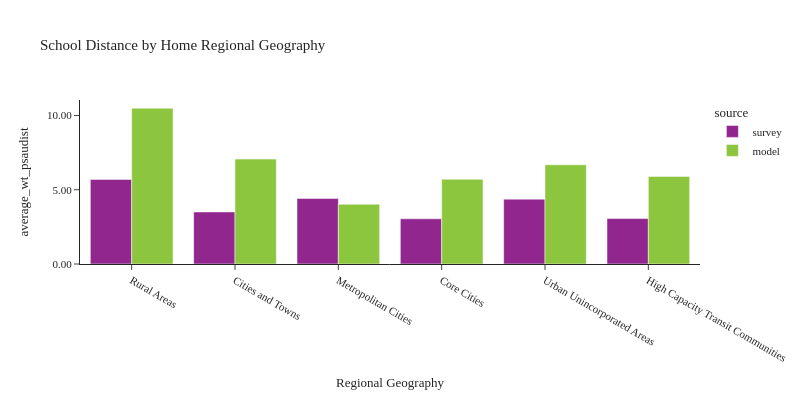

Notebook code cell kept with this figure:
### Code cell
plot_school_location(df_students, 'rg_proposed_home', 'Home Regional Geography', 'Regional Geography')

### Figure 1 — Plotly figure (JSON) as saved in the notebook; plotly's stock layout.template omitted (floating-point values rounded to 4 significant figures)
{"data": [{"alignmentgroup": "True", "customdata": [[163], [87], [247], [173], [21], [206]], "hovertemplate": "source=survey<br>rg_proposed_home=%{x}<br>average_wt_psaudist=%{y}<br>sample count=%{customdata[0]}<extra></extra>", "legendgroup": "survey", "marker": {"color": "#91268F", "pattern": {"shape": ""}}, "name": "survey", "offsetgroup": "survey", "orientation": "v", "showlegend": true, "textposition": "auto", "type": "bar", "x": ["Rural Areas", "Cities and Towns", "Metropolitan Cities", "Core Cities", "Urban Unincorporated Areas", "High Capacity Transit Communities"], "xaxis": "x", "y": [5.694, 3.506, 4.411, 3.045, 4.365, 3.059], "yaxis": "y"}, {"alignmentgroup": "True", "customdata": [[120820], [222364], [224958], [97807], [261343], [45825]], "hovertemplate": "source=model<br>rg_proposed_home=%{x}<br>average_wt_psaudist=%{y}<br>sample count=%{customdata[0]}<extra></extra>", "legendgroup": "model", "marker": {"color": "#8CC63E", "pattern": {"shape": ""}}, "name": "model", "offsetgroup": "model", "orientation": "v", "showlegend": true, "textposition": "auto", "type": "bar", "x": ["Rural Areas", "High Capacity Transit Communities", "Core Cities", "Cities and Towns", "Metropolitan Cities", "Urban Unincorporated Areas"], "xaxis": "x", "y": [10.49, 5.895, 5.706, 7.062, 4.023, 6.68], "yaxis": "y"}], "layout": {"barmode": "group", "font": {"size": 11}, "height": 400, "legend": {"title": {"text": "source"}, "tracegroupgap": 0}, "title": {"text": "School Distance by Home Regional Geography"}, "width": 800, "xaxis": {"anchor": "y", "domain": [0.0, 1.0], "title": {"text": "Regional Geography"}}, "yaxis": {"anchor": "x", "domain": [0.0, 1.0], "tickformat": ".2f", "title": {"text": "average_wt_psaudist"}}}}
